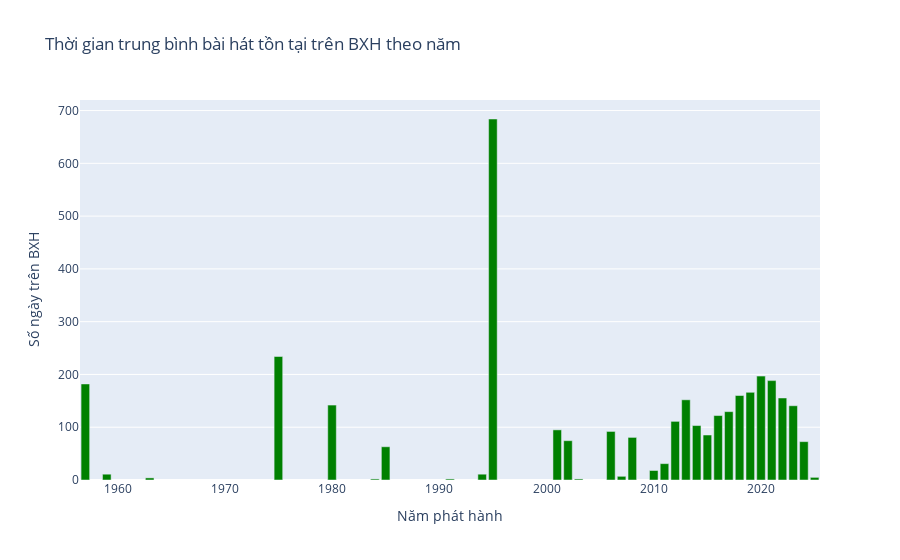

The code cell stored with this chart in its notebook:
### Markdown cell above
Từ đây, ta sẽ vẽ biểu đồ thể hiện thời gian trung bình các bài hát trụ lại trên bảng xếp hạng theo từng năm, sử dụng đường đồ thị kết hợp với các điểm biểu diễn số ngày trụ lại trung bình của các bài hát ra mắt trong mỗi năm

### Code cell
# Vẽ biểu đồ
fig = px.bar(yearly_avg_days, 
             x='release_year', 
             y='days_on_chart', 
             title="Thời gian trung bình bài hát tồn tại trên BXH theo năm",
             labels={'release_year': 'Năm phát hành', 'days_on_chart': 'Số ngày trên BXH'})

fig.update_traces(marker_color='green')
# fig.write_image('../images/bar_avg_days.svg', format='svg', engine='kaleido')
fig.show()

### Figure 1 — Plotly figure (JSON) as saved in the notebook; plotly's stock layout.template omitted (floating-point values rounded to 4 significant figures)
{"data": [{"hovertemplate": "Năm phát hành=%{x}<br>Số ngày trên BXH=%{y}<extra></extra>", "legendgroup": "", "marker": {"color": "green", "pattern": {"shape": ""}}, "name": "", "orientation": "v", "showlegend": false, "textposition": "auto", "type": "bar", "x": [1957, 1959, 1963, 1975, 1980, 1984, 1985, 1991, 1994, 1995, 2001, 2002, 2003, 2006, 2007, 2008, 2010, 2011, 2012, 2013, 2014, 2015, 2016, 2017, 2018, 2019, 2020, 2021, 2022, 2023, 2024, 2025], "xaxis": "x", "y": [182.0, 11.0, 4.0, 234.0, 142.0, 2.0, 63.0, 2.0, 11.0, 684.0, 95.0, 74.5, 2.0, 92.0, 7.0, 80.71, 18.0, 31.0, 111.1, 152.0, 103.2, 85.23, 122.1, 129.5, 160.1, 166.1, 196.8, 188.3, 155.4, 140.7, 72.69, 5.0], "yaxis": "y"}], "layout": {"barmode": "relative", "legend": {"tracegroupgap": 0}, "title": {"text": "Thời gian trung bình bài hát tồn tại trên BXH theo năm"}, "xaxis": {"anchor": "y", "domain": [0, 1], "title": {"text": "Năm phát hành"}}, "yaxis": {"anchor": "x", "domain": [0, 1], "title": {"text": "Số ngày trên BXH"}}}}
